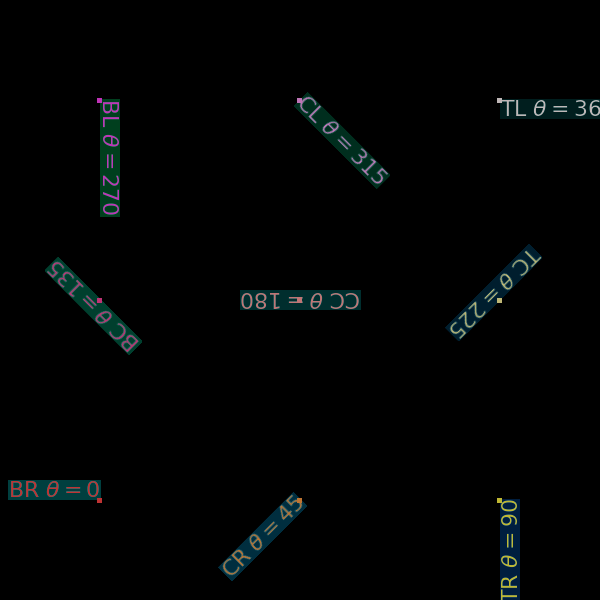

The script that drew this image:
#!/usr/bin/env python

# Demonstrate vtkGL2PSExporter with vtkTextActor and MathText via matplotlib.

import vtkmodules.vtkInteractionStyle  # noqa: F401
import vtkmodules.vtkRenderingOpenGL2  # noqa: F401
import vtkmodules.vtkRenderingMatplotlib  # noqa: F401

import tempfile

from vtkmodules.vtkCommonCore import vtkPoints, vtkUnsignedCharArray
from vtkmodules.vtkCommonDataModel import vtkCellArray, vtkPolyData
from vtkmodules.vtkIOExportGL2PS import vtkGL2PSExporter
from vtkmodules.vtkRenderingCore import (
    vtkActor2D,
    vtkPolyDataMapper2D,
    vtkRenderWindow,
    vtkRenderWindowInteractor,
    vtkRenderer,
    vtkTextActor,
)

# Renderer
renderer = vtkRenderer()
renderer.SetBackground(0.0, 0.0, 0.0)

width = 600
height = 600
x = (100, 300, 500)
y = (100, 300, 500)

# Anchor points polydata for alignment reference
anchors = vtkPolyData()
points = vtkPoints()
anchors.SetPoints(points)
verts = vtkCellArray()
anchors.SetVerts(verts)
colors = vtkUnsignedCharArray()
colors.SetNumberOfComponents(4)
anchors.GetCellData().SetScalars(colors)

# row=0,col=0: Right/Bottom, orientation=0
actor_0_0 = vtkTextActor()
actor_0_0.GetTextProperty().SetJustificationToRight()
actor_0_0.GetTextProperty().SetVerticalJustificationToBottom()
actor_0_0.GetTextProperty().SetFontSize(22)
actor_0_0.GetTextProperty().SetOrientation(0.0)
actor_0_0.GetTextProperty().SetColor(0.75, 0.2, 0.2)
actor_0_0.GetTextProperty().SetBackgroundColor(0.0, 1.0, 1.0)
actor_0_0.GetTextProperty().SetBackgroundOpacity(0.25)
actor_0_0.SetPosition(100, 100)
actor_0_0.SetInput("BR $\\theta = 0$")
pt_id = points.InsertNextPoint(100, 100, 0.0)
verts.InsertNextCell(1, [pt_id])
colors.InsertNextTuple4(191, 51, 51, 255)
renderer.AddActor(actor_0_0)

# row=0,col=1: Right/Centered, orientation=45
actor_0_1 = vtkTextActor()
actor_0_1.GetTextProperty().SetJustificationToRight()
actor_0_1.GetTextProperty().SetVerticalJustificationToCentered()
actor_0_1.GetTextProperty().SetFontSize(22)
actor_0_1.GetTextProperty().SetOrientation(45.0)
actor_0_1.GetTextProperty().SetColor(0.75, 0.46, 0.2)
actor_0_1.GetTextProperty().SetBackgroundColor(0.0, 0.74, 1.0)
actor_0_1.GetTextProperty().SetBackgroundOpacity(0.25)
actor_0_1.SetPosition(300, 100)
actor_0_1.SetInput("CR $\\theta = 45$")
pt_id = points.InsertNextPoint(300, 100, 0.0)
verts.InsertNextCell(1, [pt_id])
colors.InsertNextTuple4(191, 117, 51, 255)
renderer.AddActor(actor_0_1)

# row=0,col=2: Right/Top, orientation=90
actor_0_2 = vtkTextActor()
actor_0_2.GetTextProperty().SetJustificationToRight()
actor_0_2.GetTextProperty().SetVerticalJustificationToTop()
actor_0_2.GetTextProperty().SetFontSize(22)
actor_0_2.GetTextProperty().SetOrientation(90.0)
actor_0_2.GetTextProperty().SetColor(0.75, 0.72, 0.2)
actor_0_2.GetTextProperty().SetBackgroundColor(0.0, 0.48, 1.0)
actor_0_2.GetTextProperty().SetBackgroundOpacity(0.25)
actor_0_2.SetPosition(500, 100)
actor_0_2.SetInput("TR $\\theta = 90$")
pt_id = points.InsertNextPoint(500, 100, 0.0)
verts.InsertNextCell(1, [pt_id])
colors.InsertNextTuple4(191, 183, 51, 255)
renderer.AddActor(actor_0_2)

# row=1,col=0: Centered/Bottom, orientation=135
actor_1_0 = vtkTextActor()
actor_1_0.GetTextProperty().SetJustificationToCentered()
actor_1_0.GetTextProperty().SetVerticalJustificationToBottom()
actor_1_0.GetTextProperty().SetFontSize(22)
actor_1_0.GetTextProperty().SetOrientation(135.0)
actor_1_0.GetTextProperty().SetColor(0.75, 0.2, 0.46)
actor_1_0.GetTextProperty().SetBackgroundColor(0.0, 1.0, 0.74)
actor_1_0.GetTextProperty().SetBackgroundOpacity(0.25)
actor_1_0.SetPosition(100, 300)
actor_1_0.SetInput("BC $\\theta = 135$")
pt_id = points.InsertNextPoint(100, 300, 0.0)
verts.InsertNextCell(1, [pt_id])
colors.InsertNextTuple4(191, 51, 117, 255)
renderer.AddActor(actor_1_0)

# row=1,col=1: Centered/Centered, orientation=180
actor_1_1 = vtkTextActor()
actor_1_1.GetTextProperty().SetJustificationToCentered()
actor_1_1.GetTextProperty().SetVerticalJustificationToCentered()
actor_1_1.GetTextProperty().SetFontSize(22)
actor_1_1.GetTextProperty().SetOrientation(180.0)
actor_1_1.GetTextProperty().SetColor(0.75, 0.46, 0.46)
actor_1_1.GetTextProperty().SetBackgroundColor(0.0, 0.74, 0.74)
actor_1_1.GetTextProperty().SetBackgroundOpacity(0.25)
actor_1_1.SetPosition(300, 300)
actor_1_1.SetInput("CC $\\theta = 180$")
pt_id = points.InsertNextPoint(300, 300, 0.0)
verts.InsertNextCell(1, [pt_id])
colors.InsertNextTuple4(191, 117, 117, 255)
renderer.AddActor(actor_1_1)

# row=1,col=2: Centered/Top, orientation=225
actor_1_2 = vtkTextActor()
actor_1_2.GetTextProperty().SetJustificationToCentered()
actor_1_2.GetTextProperty().SetVerticalJustificationToTop()
actor_1_2.GetTextProperty().SetFontSize(22)
actor_1_2.GetTextProperty().SetOrientation(225.0)
actor_1_2.GetTextProperty().SetColor(0.75, 0.72, 0.46)
actor_1_2.GetTextProperty().SetBackgroundColor(0.0, 0.48, 0.74)
actor_1_2.GetTextProperty().SetBackgroundOpacity(0.25)
actor_1_2.SetPosition(500, 300)
actor_1_2.SetInput("TC $\\theta = 225$")
pt_id = points.InsertNextPoint(500, 300, 0.0)
verts.InsertNextCell(1, [pt_id])
colors.InsertNextTuple4(191, 183, 117, 255)
renderer.AddActor(actor_1_2)

# row=2,col=0: Left/Bottom, orientation=270
actor_2_0 = vtkTextActor()
actor_2_0.GetTextProperty().SetJustificationToLeft()
actor_2_0.GetTextProperty().SetVerticalJustificationToBottom()
actor_2_0.GetTextProperty().SetFontSize(22)
actor_2_0.GetTextProperty().SetOrientation(270.0)
actor_2_0.GetTextProperty().SetColor(0.75, 0.2, 0.72)
actor_2_0.GetTextProperty().SetBackgroundColor(0.0, 1.0, 0.48)
actor_2_0.GetTextProperty().SetBackgroundOpacity(0.25)
actor_2_0.SetPosition(100, 500)
actor_2_0.SetInput("BL $\\theta = 270$")
pt_id = points.InsertNextPoint(100, 500, 0.0)
verts.InsertNextCell(1, [pt_id])
colors.InsertNextTuple4(191, 51, 183, 255)
renderer.AddActor(actor_2_0)

# row=2,col=1: Left/Centered, orientation=315
actor_2_1 = vtkTextActor()
actor_2_1.GetTextProperty().SetJustificationToLeft()
actor_2_1.GetTextProperty().SetVerticalJustificationToCentered()
actor_2_1.GetTextProperty().SetFontSize(22)
actor_2_1.GetTextProperty().SetOrientation(315.0)
actor_2_1.GetTextProperty().SetColor(0.75, 0.46, 0.72)
actor_2_1.GetTextProperty().SetBackgroundColor(0.0, 0.74, 0.48)
actor_2_1.GetTextProperty().SetBackgroundOpacity(0.25)
actor_2_1.SetPosition(300, 500)
actor_2_1.SetInput("CL $\\theta = 315$")
pt_id = points.InsertNextPoint(300, 500, 0.0)
verts.InsertNextCell(1, [pt_id])
colors.InsertNextTuple4(191, 117, 183, 255)
renderer.AddActor(actor_2_1)

# row=2,col=2: Left/Top, orientation=360
actor_2_2 = vtkTextActor()
actor_2_2.GetTextProperty().SetJustificationToLeft()
actor_2_2.GetTextProperty().SetVerticalJustificationToTop()
actor_2_2.GetTextProperty().SetFontSize(22)
actor_2_2.GetTextProperty().SetOrientation(360.0)
actor_2_2.GetTextProperty().SetColor(0.75, 0.72, 0.72)
actor_2_2.GetTextProperty().SetBackgroundColor(0.0, 0.48, 0.48)
actor_2_2.GetTextProperty().SetBackgroundOpacity(0.25)
actor_2_2.SetPosition(500, 500)
actor_2_2.SetInput("TL $\\theta = 360$")
pt_id = points.InsertNextPoint(500, 500, 0.0)
verts.InsertNextCell(1, [pt_id])
colors.InsertNextTuple4(191, 183, 183, 255)
renderer.AddActor(actor_2_2)

# Anchor point overlay
anchor_mapper = vtkPolyDataMapper2D()
anchor_mapper.SetInputData(anchors)
anchor_actor = vtkActor2D()
anchor_actor.SetMapper(anchor_mapper)
anchor_actor.GetProperty().SetPointSize(5)
renderer.AddActor(anchor_actor)

# Render window
render_window = vtkRenderWindow()
render_window.SetSize(width, height)
render_window.AddRenderer(renderer)
render_window.SetMultiSamples(0)
render_window.SetWindowName("gl2 ps math text actor")

# Interactor
interactor = vtkRenderWindowInteractor()
interactor.SetRenderWindow(render_window)

render_window.Render()

# GL2PS export
exporter = vtkGL2PSExporter()
exporter.SetRenderWindow(render_window)
exporter.SetFileFormatToPS()
exporter.CompressOff()
exporter.SetSortToSimple()
exporter.DrawBackgroundOn()
exporter.SetFilePrefix(tempfile.mktemp(prefix="GL2PSMathTextActor"))
exporter.Write()

interactor.Initialize()
interactor.Start()
